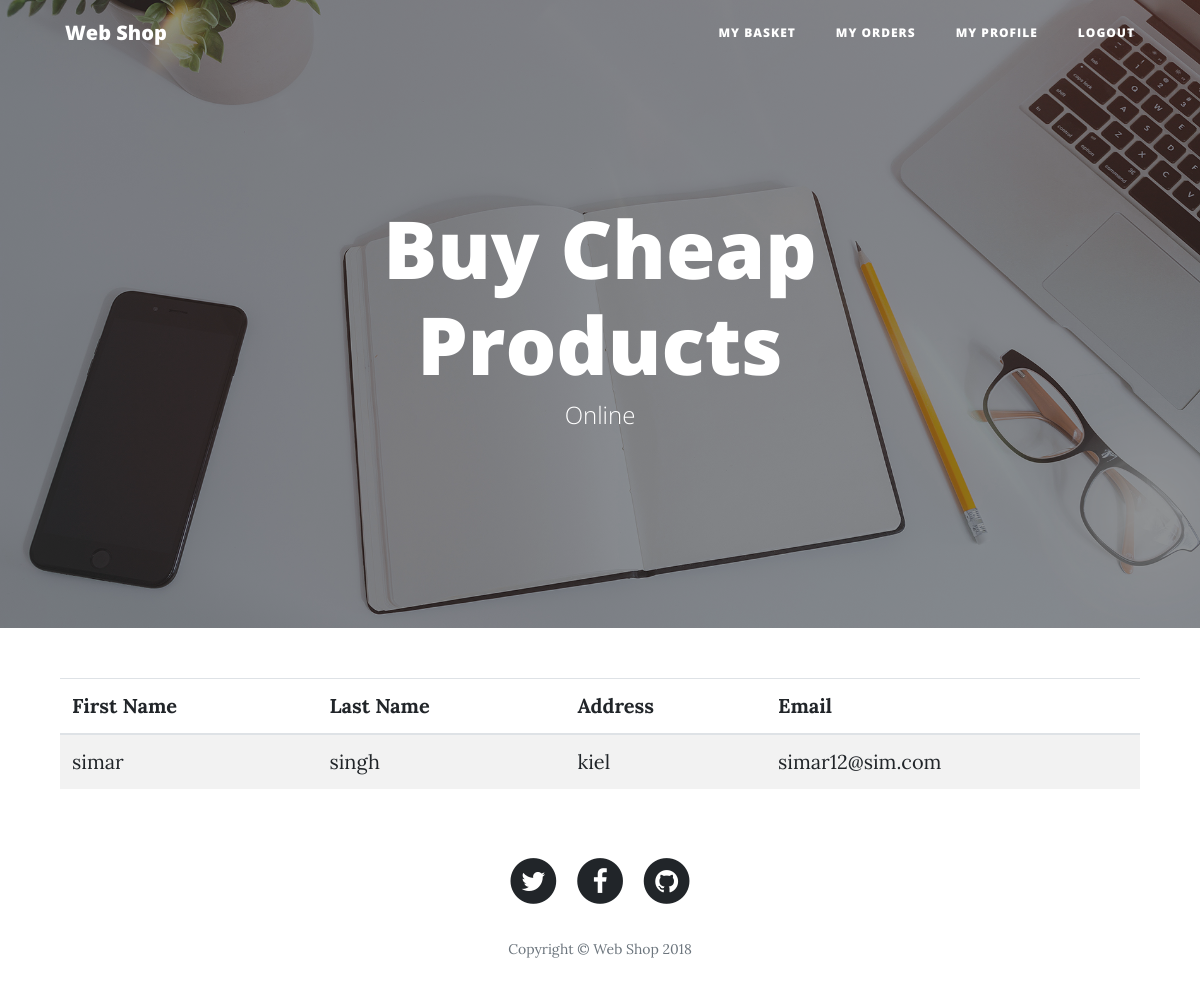
The page /myprofile.php (signed in) on the database its author committed.
### tables this page shows
CREATE TABLE `users` (
  `id` int(11) NOT NULL,
  `firstname` varchar(100) NOT NULL,
  `lastname` varchar(100) NOT NULL,
  `address` varchar(100) NOT NULL,
  `email` varchar(100) NOT NULL,
  `password` varchar(100) NOT NULL
);

### class/all.php (called while the page is built, shortened)
<?php
Class all {
  private $_conn;
  public function __construct(){
    $this->_conn = new PDO('mysql:host=localhost;dbname=webshop', 'root', '');
    $this->setCookie();
  }
  public function setCookie(){
      $time = time() + (86400 * 200 );
      if(isset($_SESSION['userid'])){
        $user_id=$_SESSION['userid'];
        $logged_in=1;
      }
      $date=date('Y-m-d H:i:s', $time);
        $this->addCookies($_COOKIE['cookie_user'],$date,$user_id,$logged_in);
    }
    public function addCookies($cookie_user,$time,$user_id,$logged_in){
      $sql = "INSERT INTO cookies (cookie_user,id_user,logged_in,login_expire) VALUES(?,?,?,?) ON DUPLICATE KEY UPDATE id_user = ? , logged_in = ?";
      try{
        $statement = $this->_conn->prepare($sql);
        $statement->execute(array($cookie_user, $user_id, $logged_in, $time,$user_id,$logged_in));
      }
      catch(PDOException $e){
        echo $e->getMessage();
      }
    }
   public function getuserdetails(){
    $sql = "select * from users where id=?";
   try{
       $statement = $this->_conn->prepare($sql);
       $statement->execute(array($_SESSION['userid']));
       $fetchData = $statement->fetchAll();
       return $fetchData;
     }
     catch (PDOException $e){
     echo $e->getMessage();
     }
   }
}
 ?>

### myprofile.php (the view)
<?php
  require_once('class/all.php');
  $all = new all();
$ite= $all->getuserdetails();
?>
<?php include 'includes/header.php';?>
<div class="container">
 <table class="table table-striped" id="table">
    <thead>
      <tr>
        <th>First Name </th>
          <th>Last Name </th>
        <th>Address</th>
        <th>Email</th>
      </tr>
    </thead>
    <tbody>
      <?php
        foreach ($ite as $item) {
      ?>
      <tr>
        <td><?=$item['firstname'];?></td>
        <td><?=$item['lastname'];?></td>
        <td><?=$item['address'];?></td>
        <td><?=$item['email'];?></td>
        </tr>
      <?php } ?>
    </tbody>
  </table>
</div>
<?php include 'includes/footer.php';?>

### rows shown on the page
users: firstname "simar", lastname "singh", address "kiel", email "simar12@sim.com"
